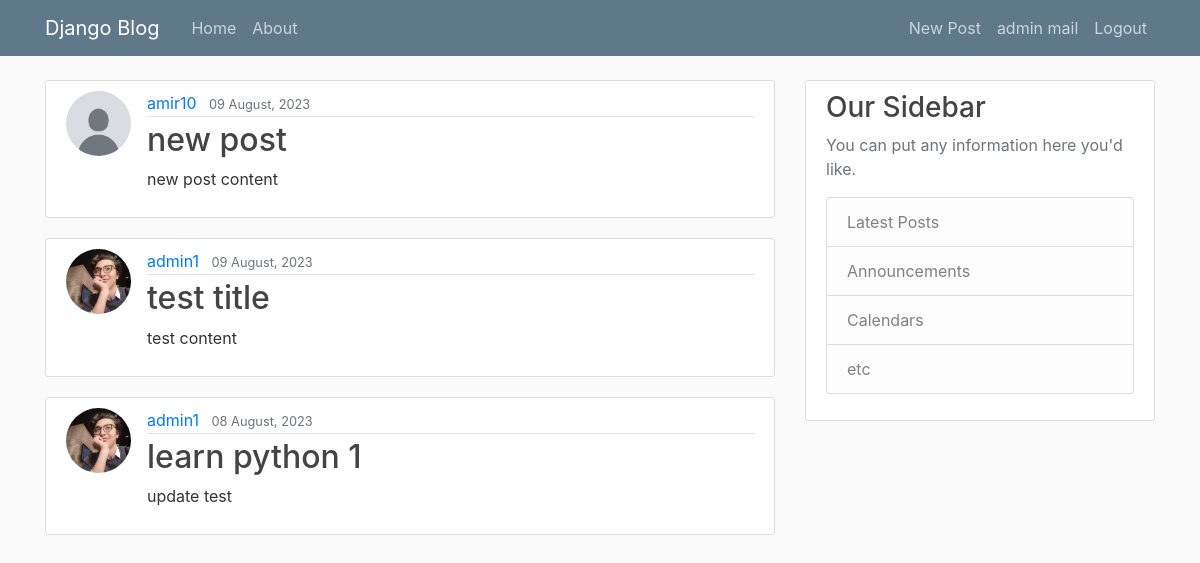
The app's page / (signed in) with its own data.
### core/models.py (models this page shows, shortened)
class Post(models.Model):
    title = models.CharField(max_length=50)
    content = models.TextField()
    posted_date = models.DateTimeField(default=timezone.now)
    author = models.ForeignKey(User,on_delete=models.CASCADE)
    slug = models.SlugField(max_length=50, null=True, blank=True,unique=True)
    def get_absolute_url(self):
        return reverse('post-detail', kwargs={"slug": self.slug})

### accounts/models.py (models this page shows, shortened)
class Profile(models.Model):
    user = models.OneToOneField(User,on_delete= models.CASCADE)
    img = models.ImageField(default='default.jpg',upload_to='profile_pics')

### core/views.py (the view)
# urls.py: path('', views.PostListView.as_view(), name='home'),
class PostListView(ListView):
    model = Post
    template_name = 'post_list.html'
    context_object_name = 'posts'
    ordering = ['-posted_date']
    paginate_by = 8

### core/templates/core/post_list.html (shortened to what this page needs)
{% extends "base.html" %}
{% block content %}
    {% for post in posts %}
        <article class="media content-section">
          <img class="rounded-circle article-img" src="{{ post.author.profile.img.url }}">
          <div class="media-body">
            <div class="article-metadata">
              <a class="mr-2" href="#">{{ post.author }}</a>
              <small class="text-muted">{{ post.posted_date|date:"d F,  Y" }}</small>
            </div>
            <h2><a class="article-title" href="{{ post.get_absolute_url }}">{{ post.title }}</a></h2>
            <p class="article-content">{{ post.content }}</p>
          </div>
        </article>
    {% endfor %}
{% endblock content %}

### templates/base.html (shortened to what this page needs)
{% load static %}
<!DOCTYPE html>
<html>
<head>
    <link rel="stylesheet" href="https://maxcdn.bootstrapcdn.com/bootstrap/4.0.0/css/bootstrap.min.css">
    <link rel="stylesheet" type="text/css" href="{% static 'main.css' %}">
</head>
<body>
    <header class="site-header">
      <nav class="navbar navbar-expand-md navbar-dark bg-steel fixed-top">
        <div class="container">
          <a class="navbar-brand mr-4" href="{% url 'home' %}">Django Blog</a>
          <div class="collapse navbar-collapse" id="navbarToggle">
            <div class="navbar-nav mr-auto">
              <a class="nav-item nav-link" href="{% url 'home' %}">Home</a>
              <a class="nav-item nav-link" href="{% url 'about' %}">About</a>
            </div>
            <div class="navbar-nav">
              {% if user.is_authenticated %}
                <a class="nav-item nav-link" href="{% url 'post-create' %}">New Post</a>
                <a class="nav-item nav-link" href="{% url 'profile' %}">{{ user.first_name }} {{ user.last_name }}</a>
                <a class="nav-item nav-link" href="{% url 'logout' %}">Logout</a>
              {% else %}
                <a class="nav-item nav-link" href="{% url 'login' %}">Login</a>
                <a class="nav-item nav-link" href="{% url 'register' %}">Register</a>
              {% endif %}
            </div>
          </div>
        </div>
      </nav>
    </header>
    <main role="main" class="container">
      <div class="row">
        <div class="col-md-8">
          {% block content %}{% endblock %}
        </div>
        <div class="col-md-4">
          <div class="content-section">
            <h3>Our Sidebar</h3>
            <p class='text-muted'>You can put any information here you'd like.
              <ul class="list-group">
                <li class="list-group-item list-group-item-light">Latest Posts</li>
                <li class="list-group-item list-group-item-light">Announcements</li>
                <li class="list-group-item list-group-item-light">Calendars</li>
                <li class="list-group-item list-group-item-light">etc</li>
              </ul>
            </p>
          </div>
        </div>
      </div>
    </main>
</body>
</html>

### static/main.css (style rules this page uses)
body { background: #fafafa; color: #333333; margin-top: 5rem; }
h1, h2, h3, h4, h5, h6 { color: #444444; }
ul { margin: 0; }
.bg-steel { background-color: #5f788a; }
.site-header .navbar-nav .nav-link { color: #cbd5db; }
.content-section { background: #ffffff; padding: 10px 20px; border: 1px solid #dddddd; border-radius: 3px; margin-bottom: 20px; }
.article-title { color: #444444; }
.article-content { white-space: pre-line; }
.article-img { height: 65px; width: 65px; margin-right: 16px; }
.article-metadata { padding-bottom: 1px; margin-bottom: 4px; border-bottom: 1px solid #e3e3e3 }

### records on screen
Post: author.profile.img (placeholder picture), author "amir10", posted_date "09 August, 2023", title "new post", content "new post content"
Post: author.profile.img (picture), author "admin1", posted_date "09 August, 2023", title "test title", content "test content"
Post: author.profile.img (picture), author "admin1", posted_date "08 August, 2023", title "learn python 1", content "update test"

### other values on screen
{{ user.first_name }} "admin"
{{ user.last_name }} "mail"
